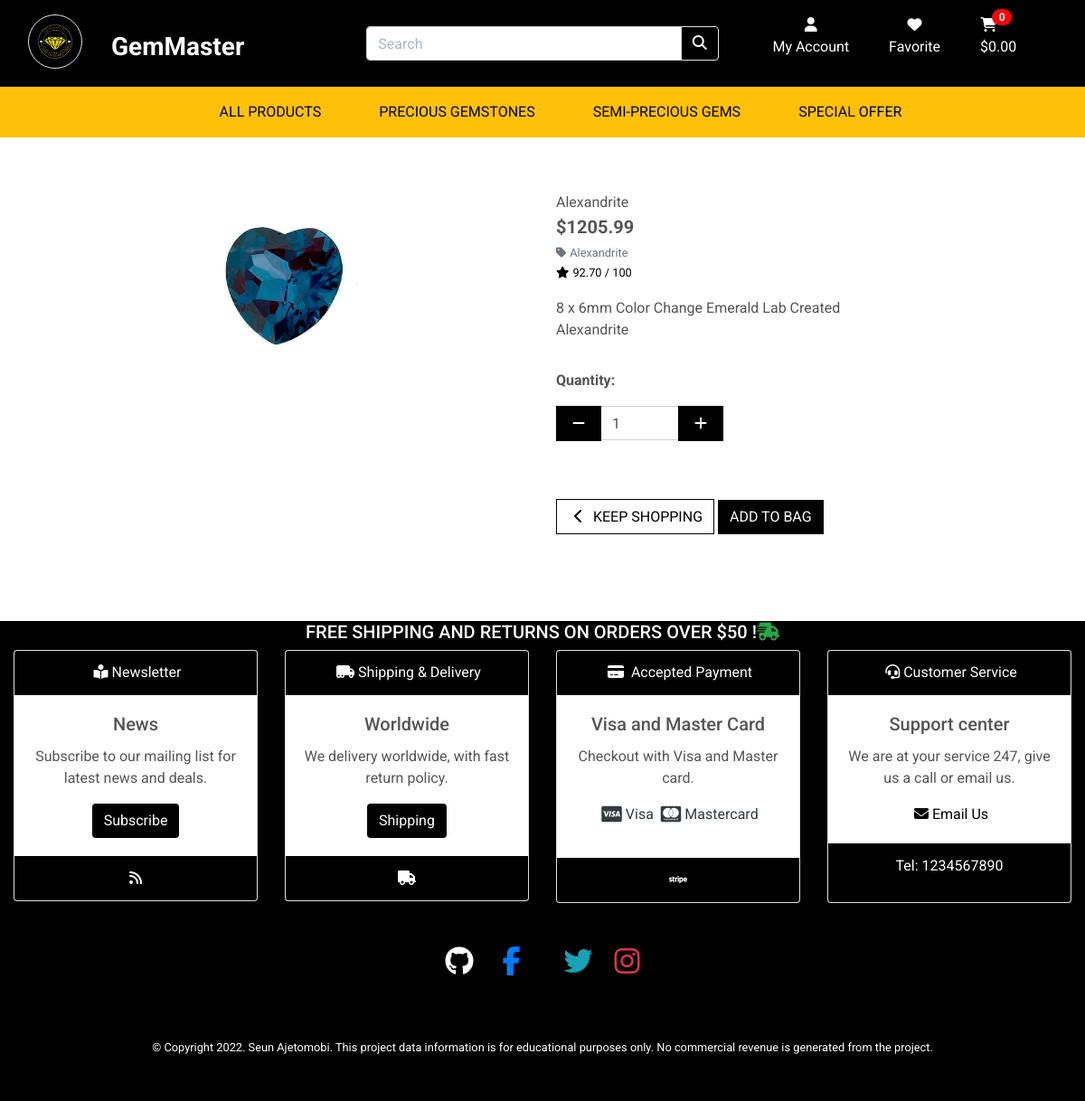
Page /products/3/ on the committed database.
### products/models.py (models this page shows, shortened)
class Product(models.Model):
    category = models.ForeignKey('Category', null=True, blank=True, on_delete=models.SET_NULL)
    sku = models.CharField(max_length=254, null=True, blank=True)
    name = models.CharField(max_length=254)
    description = models.TextField()
    price = models.DecimalField(max_digits=6, decimal_places=2)
    rating = models.DecimalField(max_digits=6, decimal_places=2, null=True, blank=True)
    image = models.ImageField(null=True, blank=True)

class Category(models.Model):
    class Meta:
        verbose_name_plural = 'Categories'
    name = models.CharField(max_length=254)
    friendly_name = models.CharField(max_length=254, null=True, blank=True)

### products/views.py (the view)
# urls.py: path('<int:product_id>/', views.product_detail, name='product_detail'),
def product_detail(request, product_id):
    product = get_object_or_404(Product, pk=product_id)
    context = {
        'product': product,
    }
    return render(request, 'products/product_detail.html', context)

### bag/contexts.py (called while the page is built, shortened)
def bag_contents(request):
    bag_items = []
    total = 0
    product_count = 0
    bag = request.session.get('bag', {})
    if total < settings.FREE_DELIVERY_THRESHOLD:
        delivery = total * Decimal(settings.STANDARD_DELIVERY_PERCENTAGE / 100)
        free_delivery_delta = settings.FREE_DELIVERY_THRESHOLD - total
    else:
        delivery = 0
        free_delivery_delta = 0
    grand_total = delivery + total
    context = {
        'bag_items': bag_items,
        'total': total,
        'product_count': product_count,
        'delivery': delivery,
        'free_delivery_delta': free_delivery_delta,
        'free_delivery_threshold': settings.FREE_DELIVERY_THRESHOLD,
        'grand_total': grand_total,
    }
    return context

### products/templates/products/product_detail.html (shortened to what this page needs)
{% extends "base.html" %}
{% load static %}
{% block page_header %}
    <div class="container header-container">
    </div>
{% endblock %}
{% block content %}
    <div class="overlay"></div>
    <div class="container-fluid">
        <div class="row">
            <div class="col-12 col-md-6 col-lg-4 offset-lg-2">
                <div class="image-container my-5">
                    {% if product.image %}
                        <a href="{{ product.image.url }}" target="_blank">
                            <img class="card-img-top img-fluid" src="{{ product.image.url }}" style="width:200px; height:200px;" alt="{{ product.name }}">
                        </a>
                        {% else %}
                        <a href="">
                            <img class="card-img-top img-fluid" src="{{ MEDIA_URL }}noimage.png" alt="{{ product.name }}">
                        </a>
                    {% endif %}
                </div>
            </div>
            <div class="col-12 col-md-6 col-lg-4">
                <div class="product-details-container mb-5 mt-md-5">
                    <p class="mb-0">{{ product.name }}</p>
                    <p class="lead mb-0 text-left font-weight-bold">${{ product.price }}</p>
                    {% if product.category %}
                    <p class="small mt-1 mb-0">
                        <a class="text-muted" href="{% url 'products' %}?category={{ product.category.name }}">
                            <i class="fas fa-tag mr-1"></i>{{ product.category.friendly_name }}
                        </a>
                    </p>
                    {% endif %}
                    {% if product.rating %}
                        <small class="text-black"><i class="fas fa-star mr-1"></i>{{ product.rating }} / 100</small>
                    {% else %}
                        <small class="text-muted">No Rating</small>
                    {% endif %}
                    <p class="mt-3">{{ product.description }}</p>
                    <form class="form" action="{% url 'add_to_bag' product.id %}" method="POST">
                        <div class="form-row">
                            <div class="col-12">
                                <p class="mt-3"><strong>Quantity:</strong></p>
                                <div class="form-group w-50">
                                    <div class="input-group">
                                        <div class="input-group-prepend">
                                            <button class="decrement-qty btn btn-black rounded-0"
                                                data-item_id="{{ product.id }}" id="decrement-qty_{{ product.id }}">
                                                <span class="icon">
                                                    <i class="fas fa-minus"></i>
                                                </span>
                                            </button>
                                        </div>
                                        <input class="form-control qty_input" type="number"
                                            name="quantity" value="1" min="1" max="99"
                                            data-item_id="{{ product.id }}"
                                            id="id_qty_{{ product.id }}">
                                        <div class="input-group-append">
                                            <button class="increment-qty btn btn-black rounded-0"
                                                data-item_id="{{ product.id }}" id="increment-qty_{{ product.id }}">
                                                <span class="icon">
                                                    <i class="fas fa-plus"></i>
                                                </span>
                                            </button>
                                        </div>
                                    </div>
                                </div>
                            </div>
                            <div class="col{% if s %}-12 mt-2{% endif %}">
                                <a href="{% url 'products' %}" class="btn btn-outline-black rounded-0 mt-5">
                                    <span class="icon">
                                        <i class="fas fa-chevron-left"></i>
                                    </span>
                                    <span class="text-uppercase">Keep Shopping</span>
                                </a>
                                <input type="submit" class="btn btn-black rounded-0 text-uppercase mt-5" value="Add to Bag">
                            </div>
                        </div>
                    </form>
                </div>
            </div>
        </div>
    </div>
{% endblock %}

### static/css/base.css (style rules this page uses)
html { height: 100%; }
body { background: url('/static/image/colorful_gemstones.webp') no-repeat center center fixed; background-size: cover; height: calc(100vh - 164px); color: #555; font-family: 'Roboto', sans-serif; }
.icon { align-items: center; display: inline-flex; justify-content: center; height: 1.5rem; width: 1.5rem; }
.btn-black { background: black; color: white; }
.btn-outline-black { background: white; color: black !important; border: 1px solid black; }
.text-black { color: #000 !important; }
.overlay { height: 100%; width: 100%; top: 0; left: 0; position: fixed; background: white; z-index: -1; }
@media (min-width: 1200px) { .container { max-width: 80%; } }

### static/css/responsiveness.css (style rules this page uses)
@media (min-width: 1200px) { .container { max-width: 80%; } }
@media (min-width: 992px) { .header-container { padding-top: 124px; } }
@media (min-width: 992px) { .header-container { padding-top: 164px; } }

### rows in the picture
Product: image (picture), name "Alexandrite", price "1205.99", category.friendly_name "Alexandrite", rating "92.70", description "8 x 6mm Color Change Emerald Lab Created Alexandrite"

### other values in the picture
{{ product_count }} "0"
{{ free_delivery_threshold }} "50"
